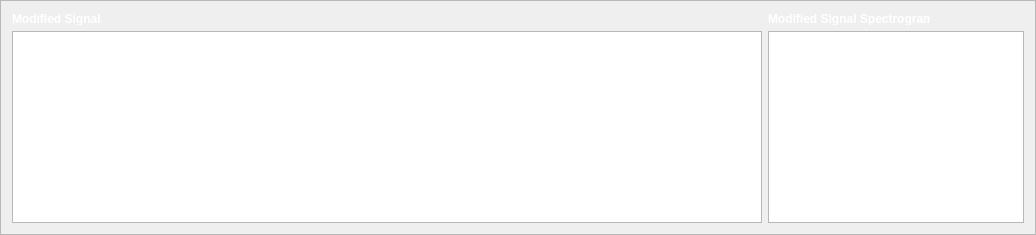
               <widget class="QFrame" name="frame_8">
                <property name="frameShape">
                 <enum>QFrame::StyledPanel</enum>
                </property>
                <property name="frameShadow">
                 <enum>QFrame::Raised</enum>
                </property>
                <layout class="QGridLayout" name="gridLayout_16">
                 <item row="1" column="0">
                  <widget class="PlotWidget" name="Uniform_Range_Modified_Signal_PlotWidget">
                   <property name="minimumSize">
                    <size>
                     <width>750</width>
                     <height>0</height>
                    </size>
                   </property>
                  </widget>
                 </item>
                 <item row="1" column="1">
                  <widget class="PlotWidget" name="Uniform_Range_Modified_Signal_Spectrogram">
                   <property name="maximumSize">
                    <size>
                     <width>680</width>
                     <height>16777215</height>
                    </size>
                   </property>
                  </widget>
                 </item>
                 <item row="0" column="0">
                  <widget class="QLabel" name="label_5">
                   <property name="sizePolicy">
                    <sizepolicy hsizetype="Maximum" vsizetype="Maximum">
                     <horstretch>0</horstretch>
                     <verstretch>0</verstretch>
                    </sizepolicy>
                   </property>
                   <property name="maximumSize">
                    <size>
                     <width>90</width>
                     <height>13</height>
                    </size>
                   </property>
                   <property name="font">
                    <font>
                     <weight>75</weight>
                     <bold>true</bold>
                    </font>
                   </property>
                   <property name="styleSheet">
                    <string notr="true">color: rgb(255, 255, 255);</string>
                   </property>
                   <property name="text">
                    <string>Modified Signal</string>
                   </property>
                  </widget>
                 </item>
                 <item row="0" column="1">
                  <widget class="QLabel" name="label_6">
                   <property name="sizePolicy">
                    <sizepolicy hsizetype="Maximum" vsizetype="Maximum">
                     <horstretch>0</horstretch>
                     <verstretch>0</verstretch>
                    </sizepolicy>
                   </property>
                   <property name="maximumSize">
                    <size>
                     <width>162</width>
                     <height>13</height>
                    </size>
                   </property>
                   <property name="font">
                    <font>
                     <weight>75</weight>
                     <bold>true</bold>
                    </font>
                   </property>
                   <property name="styleSheet">
                    <string notr="true">color: rgb(255, 255, 255);</string>
                   </property>
                   <property name="text">
                    <string>Modified Signal Spectrogram</string>
                   </property>
                  </widget>
                 </item>
                </layout>
               </widget>
